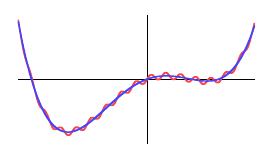

gnuplot code for this plot:
set style line 1 linecolor rgb '#000000' linetype 1 linewidth 2
set style line 2 linecolor rgb '#ff4444' linetype 1 linewidth 4
set style line 3 linecolor rgb '#4444ff' linetype 1 linewidth 4

unset xtics
unset ytics
unset border
set xzeroaxis ls 1
set yzeroaxis ls 1
set samples 100000

set terminal pdf size 7cm, 4cm


## Schnittverhalten
set xrange [-1.8:1.5]
set yrange [-2.5:2.5]

set output "consistency-error.pdf"
f(x) = x**4. - 2*x**2 + x
plot f(x) + sin(x*30)/8 t "" w l ls 2, f(x) t "" w l ls 3
